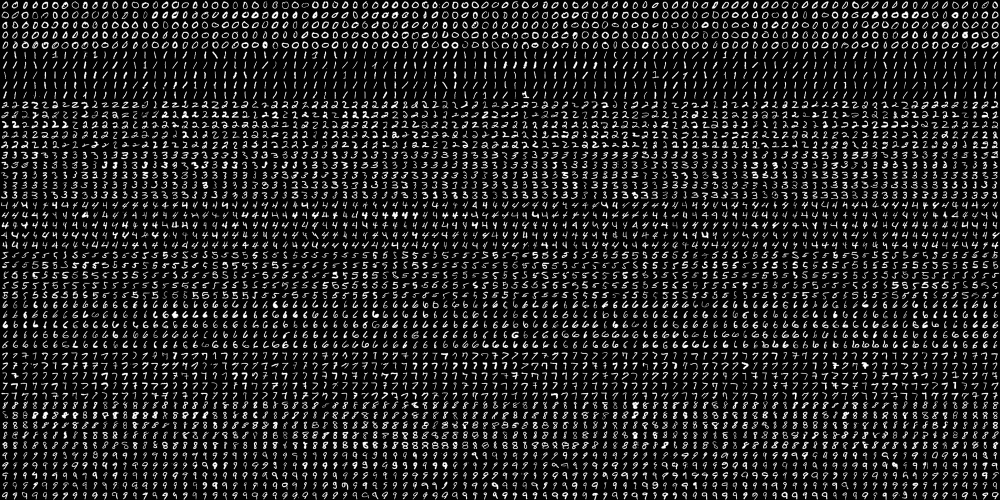
#> input picture 파이썬 4주차 인공지능 3일차(svm, oepncv)/digits.png, 2000 x 1000 px (shown at 1/2 size)
$ jupyter execute '과제2_svm적용(손글씨학습).ipynb'
#> lines starting #> are read from the running program, lines starting #| are printed output that depends on the picture
[cell 1]
import cv2
import numpy as np
import matplotlib.pyplot as plt
import glob

img = cv2.imread('digits.png')
#> img is the input picture: shape (1000, 2000, 3); min 0, max 255, mean 33.8
gray = cv2.cvtColor(img, cv2.COLOR_BGR2GRAY)

'''
0이 500개, 1이 500개, ..., 10이 500개
총 5000개의 글자가 있음

0은 가로 5 x 세로 100을 차지하고 있음
픽셀로 따지면 가로는 0~100픽셀, 세로는 0~2000픽셀
'''

# 세로로 50줄, 가로로 100줄로 사진을 나눕니다.
cells = [np.hsplit(row, 100) for row in np.vsplit(gray, 50)]
#> cells = 50 items
x = np.array(cells)
print(x.shape)
#| (50, 100, 20, 20)

# 각 (20 X 20) 크기의 사진을 한 줄(1 X 400)으로 바꿉니다.
train = x[:, :].reshape(-1, 400).astype(np.float32)
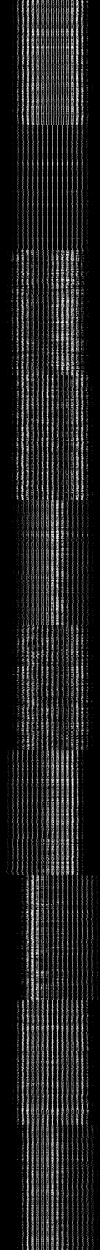
#> train: shape (5000, 400) float32 (shown at 1/4 size); min 0, max 255, mean 33.8
print(train.shape)
#| (5000, 400)

# 0이 500개, 1이 500개, ... 로 총 5,000개가 들어가는 (1 x 5000) 배열을 만듭니다.
k = np.arange(10)
train_labels = np.repeat(k, 500)[:, np.newaxis]
print(train_labels.shape)

[cell 2]
len(train), len(train_labels)
#> Out = (5000, 5000)

[cell 3]
from sklearn.model_selection import train_test_split
from sklearn.svm import SVC
import numpy as np

[cell 4]
X_train, X_test, y_train, y_test = train_test_split(train, train_labels, test_size=0.3)
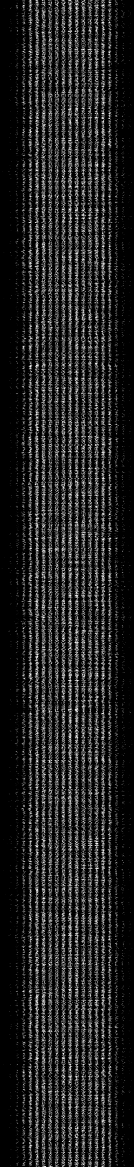
#> X_train: shape (3500, 400) float32 (shown at 1/3 size); min 0, max 255, mean 33.8
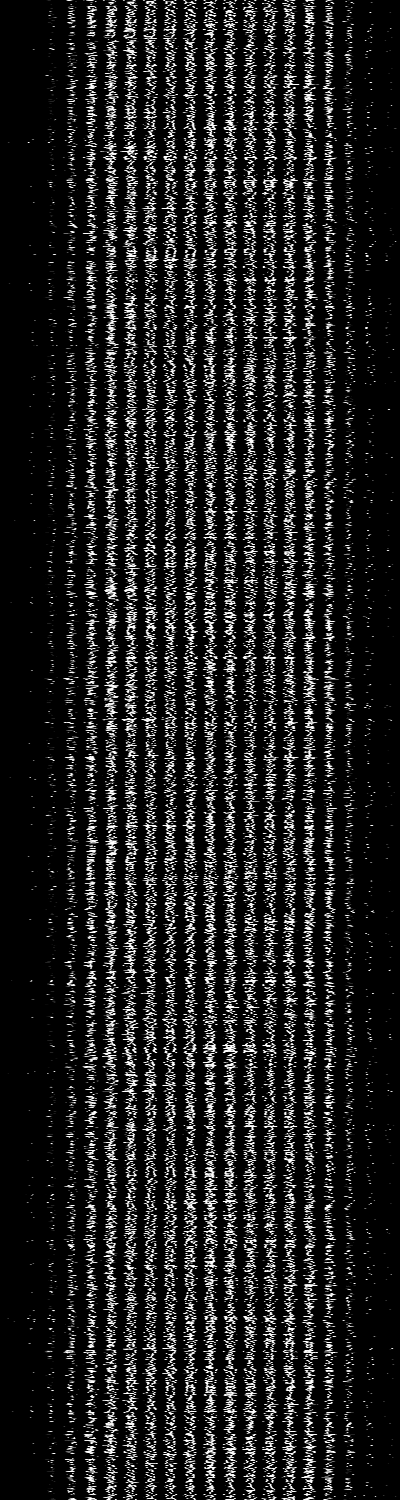
#> X_test: shape (1500, 400) float32; min 0, max 255, mean 33.9
#> y_train = 3500 values, max 9 at index 10, min 0 at index 6, mean 4.45; y_test = 1500 values, max 9 at index 2, min 0 at index 0, mean 4.61

[cell 5]
X_train.shape
#> Out = (3500, 400)

[cell 6]
X_test.shape
#> Out = (1500, 400)

[cell 7]
y_train.shape
#> Out = (3500, 1)

[cell 8]
y_test.shape
#> Out = (1500, 1)

[cell 9]
y_test = y_test.ravel()
y_test.shape
#> Out = (1500,)

[cell 10]
y_train = y_train.ravel()
y_train.shape
#> Out = (3500,)

### SVM 정확도

[cell 11]
svm = SVC(C=1.0, gamma=0.1)
model = svm.fit(X_train, y_train)

score = model.score(X_test, y_test)
#> score = 0.0887
print(round(score,3))
#| 0.089

https://yeoulcoding.me/106

SVM 같은 경우에는 feature scale에 민감하게 영향을 받음. 스케일이 작은 특성이 완전히 무시됨. 그래서 8%라는 값이 나온듯

standard scaler 사용해보자

[cell 12]
len(train), len(train_labels)
#> Out = (5000, 5000)

[cell 13]
from sklearn.preprocessing import StandardScaler
from sklearn.svm import SVC
from sklearn.model_selection import train_test_split

X_train, X_test, y_train, y_test = train_test_split(train, train_labels, test_size=0.3)
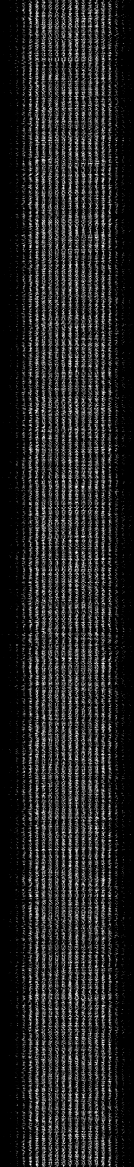
#> X_train: shape (3500, 400) float32 (shown at 1/3 size); min 0, max 255, mean 33.8
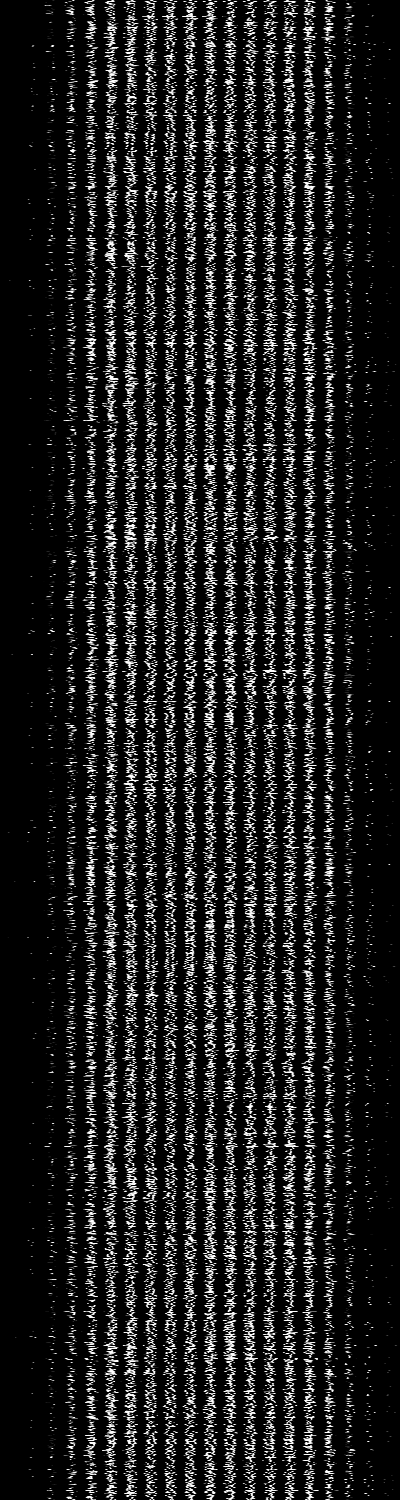
#> X_test: shape (1500, 400) float32; min 0, max 255, mean 33.8
#> y_train = 3500 values, max 9 at index 0, min 0 at index 6, mean 4.49; y_test = 1500 values, max 9 at index 4, min 0 at index 1, mean 4.52

scaler = StandardScaler()

X_train_scaled = scaler.fit_transform(X_train.astype(np.float32))
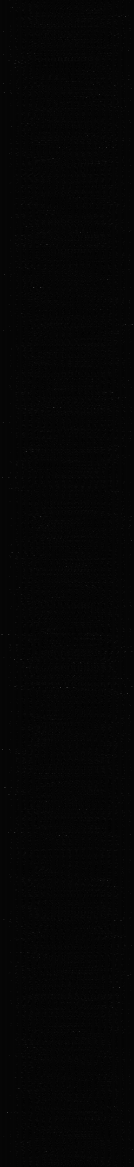
#> X_train_scaled: shape (3500, 400) float32 (shown at 1/3 size); min -1.43, max 59.15, mean 0; drawn with min black and max white
X_test_scaled = scaler.fit_transform(X_test.astype(np.float32))
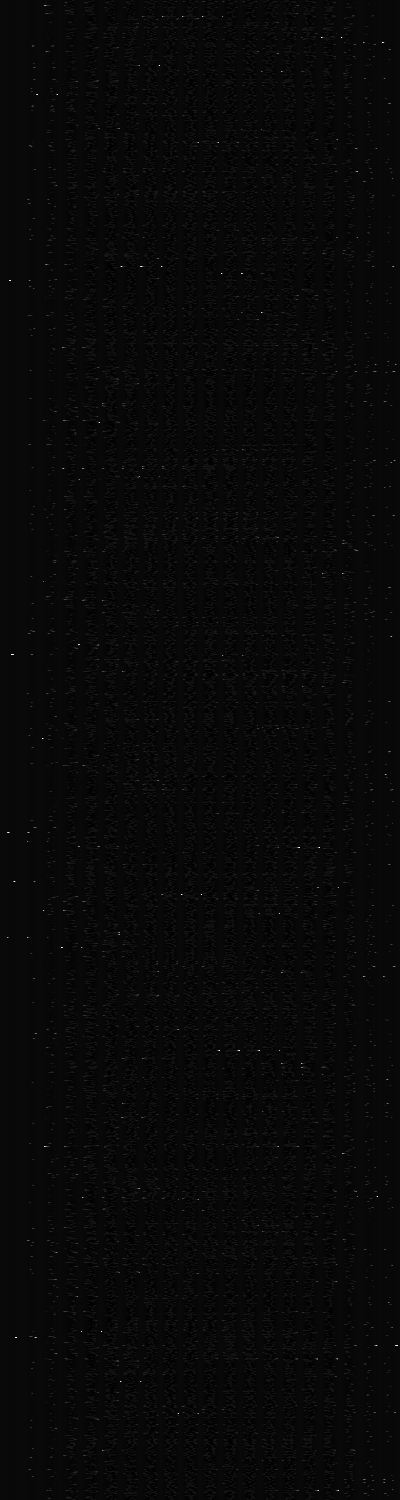
#> X_test_scaled: shape (1500, 400) float32; min -1.42, max 38.72, mean 0; drawn with min black and max white

[cell 14]
y_test = y_test.ravel()
y_test.shape
#> Out = (1500,)

[cell 15]
y_train = y_train.ravel()
y_train.shape
#> Out = (3500,)

[cell 16]
svm = SVC(C=1.0, gamma=0.1)
model = svm.fit(X_train_scaled, y_train)

score = model.score(X_test_scaled, y_test)
#> score = 0.203
print(round(score,3))
#| 0.203
